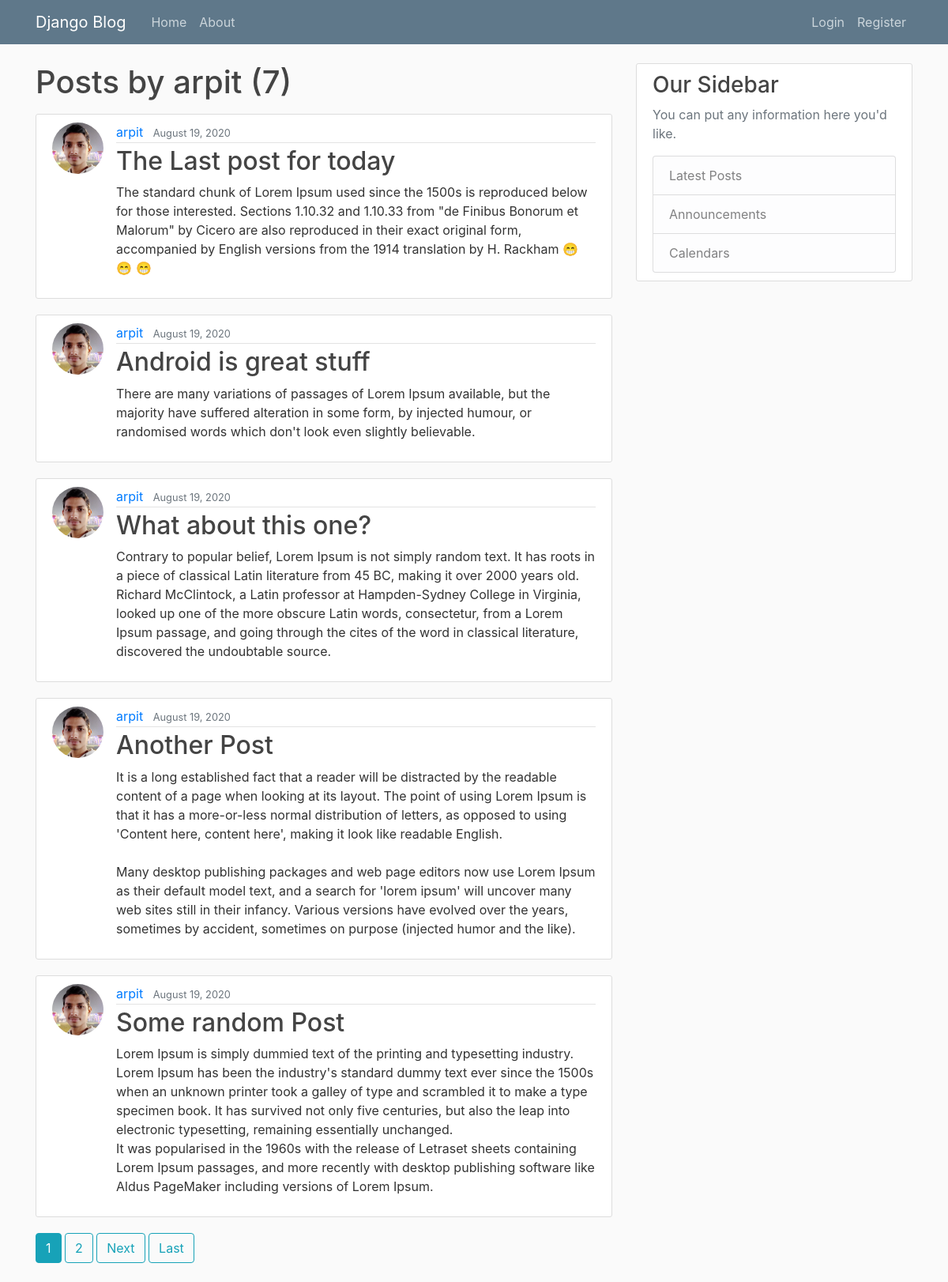
Page /user/arpit/ on the committed database.
### blog/models.py (models this page shows, shortened)
class Post(models.Model):
    title = models.CharField(max_length=100)
    content = models.TextField()
    date_posted = models.DateTimeField(default=timezone.now)
    author = models.ForeignKey(User, on_delete=models.CASCADE)

### users/models.py (models this page shows, shortened)
class Profile(models.Model):
    user = models.OneToOneField(User, on_delete=models.CASCADE)
    image = models.ImageField(default='default.jpg', upload_to='profile_pics')

### blog/views.py (the view)
# urls.py: path('user/<str:username>/', UserPostListView.as_view(), name='user-posts'),
class UserPostListView(ListView):
    model = Post
    template_name = 'blog/user_posts.html'
    context_object_name = 'posts'
    paginate_by = 5
    def get_queryset(self):
        user = get_object_or_404(User, username=self.kwargs['username'])
        return Post.objects.filter(author=user).order_by('-date_posted')

### blog/templates/blog/user_posts.html (shortened to what this page needs)
{% extends 'blog/base.html' %}
{% block content %}
    <h1 class="mb-3">Posts by {{ view.kwargs.username }} ({{ page_obj.paginator.count }})</h1>
    {% for post in posts %}
        <article class="media content-section">
            <img class="rounded-circle article-img" src="{{ post.author.profile.image.url }}" alt="">
            <div class="media-body">
                <div class="article-metadata">
                    <a class="mr-2" href="{% url 'blog:user-posts' post.author.username %}">{{ post.author }}</a>
                    <small class="text-muted">{{ post.date_posted|date:'F d, Y' }}</small>
                </div>
                <h2><a class="article-title" href="{% url 'blog:detail' post.pk %}">{{ post.title }}</a></h2>
                <p class="article-content">{{ post.content }}</p>
            </div>
        </article>
    {% endfor %}
    {% if is_paginated %}
        {% for num in page_obj.paginator.page_range %}
            {% if page_obj.number == num %}
                <a class="btn btn-info mb-4" href="?page={{ num }}">{{ num }}</a>
            {% elif num > page_obj.number|add:'-3' and num < page_obj.number|add:'3' %}
                <a class="btn btn-outline-info mb-4" href="?page={{ num }}">{{ num }}</a>
            {% endif %}
        {% endfor %}
        {% if page_obj.has_next %}
            <a class="btn btn-outline-info mb-4" href="?page={{ page_obj.next_page_number }}">Next</a>
            <a class="btn btn-outline-info mb-4" href="?page={{ page_obj.paginator.num_pages }}">Last</a>
        {% endif %}
    {% endif %}
{% endblock content %}

### blog/static/blog/main.css (style rules this page uses)
body { background: #fafafa; color: #333333; margin-top: 5rem; }
h1, h2, h3, h4, h5, h6 { color: #444444; }
.content-section { background: #ffffff; padding: 10px 20px; border: 1px solid #dddddd; border-radius: 3px; margin-bottom: 20px; }
.article-title { color: #444444; }
.article-content { white-space: pre-line; }
.article-img { height: 65px; width: 65px; margin-right: 16px; }
.article-metadata { padding-bottom: 1px; margin-bottom: 4px; border-bottom: 1px solid #e3e3e3 }

### rows in the picture
Post: author.profile.image (picture), author "arpit", date_posted "August 19, 2020", title "The Last post for today", content "The standard chunk of Lorem Ipsum used since the 1500s is reproduced below for those interested. Sections 1.10.32 and 1.10.33 from \"de Finibus Bonorum et Malorum\" by Cicero are also reproduced in their exact original form, accompanied by English versions from the 1914 translation by H. Rackham 😁 😁 😁"
Post: author.profile.image (picture), author "arpit", date_posted "August 19, 2020", title "Android is great stuff", content "There are many variations of passages of Lorem Ipsum available, but the majority have suffered alteration in some form, by injected humour, or randomised words which don't look even slightly believable."
Post: author.profile.image (picture), author "arpit", date_posted "August 19, 2020", title "What about this one?", content "Contrary to popular belief, Lorem Ipsum is not simply random text. It has roots in a piece of classical Latin literature from 45 BC, making it over 2000 years old. Richard McClintock, a Latin professor at Hampden-Sydney College in Virginia, looked up one of the more obscure Latin words, consectetur, from a Lorem Ipsum passage, and going through the cites of the word in classical literature, discovered the undoubtable source."
Post: author.profile.image (picture), author "arpit", date_posted "August 19, 2020", title "Another Post", content "It is a long established fact that a reader will be distracted by the readable content of a page when looking at its layout. The point of using Lorem Ipsum is that it has a more-or-less normal distribution of letters, as opposed to using 'Content here, content here', making it look like readable English. Many desktop publishing packages and web page editors now use Lorem Ipsum as their default model text, and a search for 'lorem ipsum' will uncover many web sites still in their infancy. Various versions have evolved over the years, sometimes by accident, sometimes on purpose (injected humor and the like)."
Post: author.profile.image (picture), author "arpit", date_posted "August 19, 2020", title "Some random Post", content "Lorem Ipsum is simply dummied text of the printing and typesetting industry. Lorem Ipsum has been the industry's standard dummy text ever since the 1500s when an unknown printer took a galley of type and scrambled it to make a type specimen book. It has survived not only five centuries, but also the leap into electronic typesetting, remaining essentially unchanged. It was popularised in the 1960s with the release of Letraset sheets containing Lorem Ipsum passages, and more recently with desktop publishing software like Aldus PageMaker including versions of Lorem Ipsum."

### other values in the picture
{{ view.kwargs.username }} "arpit"
{{ page_obj.paginator.count }} "7"
{{ num }} "1"
{{ num }} "2"
